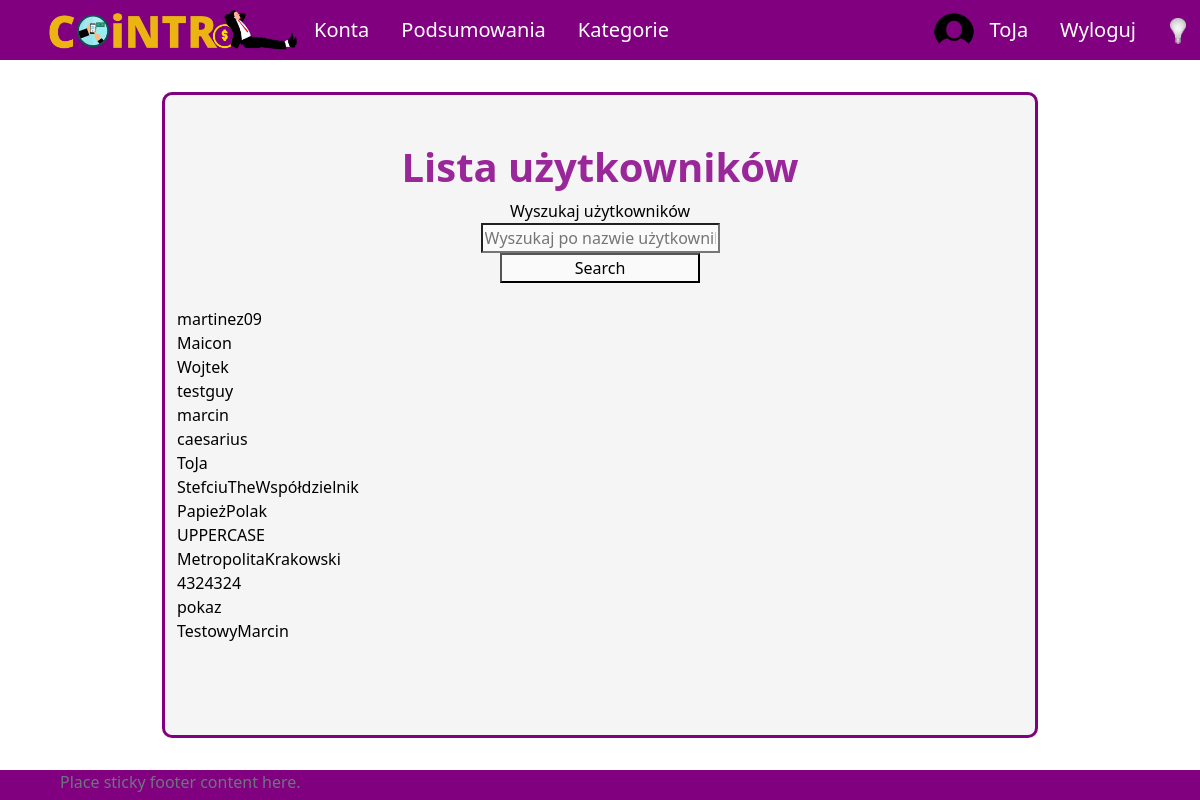
/profiles (signed in), run on the app's committed database.
### UsersApp/models.py (models this page shows, shortened)
class Profile(models.Model):
    user = models.OneToOneField(User, on_delete=models.CASCADE, null=True, blank=True)
    name = models.CharField(max_length=200, blank=True, null=True)
    email = models.EmailField(max_length=400, null=True, blank=True)
    username = models.CharField(max_length=200, blank=True, null=True)
    currency = models.ForeignKey('Currency', on_delete=models.SET_NULL, null=True)
    image = models.ImageField(null=True, blank=True)
    created = models.DateTimeField(auto_now_add=True)
    id = models.UUIDField(default=uuid.uuid4, unique=True,
                            primary_key=True, editable=False)

### UsersApp/views/user_views.py (the view)
# urls.py: path('profiles', views.allProfiles, name='profiles'),
@login_required(login_url='login')
def allProfiles(request):
    profiles = Profile.objects.all()
    search_query = ''
    if request.GET.get('search_query'):
        search_query = request.GET.get('search_query')
    profiles= Profile.objects.filter(username__icontains=search_query)
    context = {'search_query' : search_query, 'profiles' : profiles}
    return render(request, 'application/profiles-list.html', context)

### templates/application/profiles-list.html (shortened to what this page needs)
{% extends 'application/base.html' %}
{% block content %}
<div class="title">
    <h1>Lista użytkowników</h1>
</div>
<form method="GET" action="{% url 'profiles' %}">
    <label for="search-bar">Wyszukaj użytkowników </label>
    <input id="search-bar" type="text" name="search_query" value="{{search_query}}" placeholder="Wyszukaj po nazwie użytkownika" />
    <input type="submit" value="Search" />
</form>
<br />
{% for profile in profiles %}
    {{profile.username}}
    <br />
{% endfor%}
{% endblock %}

### templates/application/base.html (shortened to what this page needs)
{%load static%}
<!DOCTYPE html>
<html lang="pl">
<head>
    <link href="https://cdn.jsdelivr.net/npm/bootstrap@5.2.2/dist/css/bootstrap.min.css" rel="stylesheet">
    <link rel="stylesheet" type="text/css" href="{% static 'css/style.css' %}">
</head>
<body onload="checkColorMode()">
    <nav class="nav" id="navigation">
        {% if user.is_authenticated %}
        <ul class="nav justify-content-start">
            <li class="nav-item" id="logo-li"><a id="logo-link" class="nav-link" href="{% url 'home' %}">
                <img onmouseover="logoHover()" onmouseout="logoOut()" id="app-logo" src="{% static 'images/logo.png' %}">
            </a>
            <li class="nav-item mobile-menu"><a class="nav-link" href="{% url 'all-accounts' %}">Konta</a></li>
            <li class="nav-item mobile-menu"><a class="nav-link" href="{% url 'summary' %}">Podsumowania</a></li>
            <li class="nav-item mobile-menu"><a class="nav-link" href="{% url 'all-categories' %}">Kategorie</a></li>
        </ul>
        <ul class="nav justify-content-end user-image">
            <img src="{% static 'images/circle_user_image.png' %}", style="border-radius: 50%; width: 40px;">
            <li class="nav-item"><a class="nav-link" href="{% url 'profile' %}">{{ user.username }}</a></li>
            <li class="nav-item"><a class="nav-link" href="{% url 'logout' %}">Wyloguj</a></li>
        </ul>
        {% endif %}
        <button onclick="darkMode()" id="dark-mode-button"><img id="light-bulb" src="{% static 'images/bulb_off.png' %}" /></button>
    </nav>
    <div id = "site-content">
        {% block content %}
        {% endblock %}
    </div>
    <footer class="footer">
        <div class="container">
            <span class="text-muted">Place sticky footer content here.</span>
        </div>
    </footer>
</body>
</html>

### aplication/static/css/style.css (style rules this page uses)
body { background-color: white; color: black; }
#navigation { position: fixed; top: 0; width: 100%; z-index: 9; }
a.nav-link { color: white; font-size: 20px; }
ul.nav { align-items: center; }
nav.nav { height: 60px; background-color: purple; justify-content: space-between; padding-left: 4vw; padding-right: 4vw; }
#logo-link { padding: 0; }
#app-logo { width: 250px; }
#site-content { min-height: calc(100vh - 4vh - (60px + 4vh) - 30px); margin-top: calc(60px + 4vh); margin-bottom: 4vh; margin-left: 4vw; margin-right: 4vw; padding-left: 1vw; padding-right: 1vw; padding-top: 1vh; padding-bottom: 1vh; width:73%; margin:auto; margin-top: calc(60px + 4vh); margin-bottom: 4vh; border: 3px solid purple; border-radius: 10px; background-color: whitesmoke; position: relative; }
#dark-mode-button { position: absolute; top: 16px; left: 97%; float:right; }
#dark-mode-button > img { width: 16px; }
div.title { padding-top: 5vh; display: flex; align-items: center; flex-direction: column; }
div.title h1 { color: #9a279a; font-size: 40px; font-weight: bold; text-align: center; }
form { display: flex; flex-direction: column; align-items: center; }
select, input { min-width: 200px; background-color: rgba(255, 255, 255, 0.5); color: #000000; }
footer { height: 30px; background-color: purple; justify-content: space-between; padding-left: 4vw; padding-right: 4vw; }
button { background-color: rgba(0, 0, 0, 0); border: none; }

### data on the page
Profile: username "martinez09"
Profile: username "Maicon"
Profile: username "Wojtek"
Profile: username "testguy"
Profile: username "marcin"
Profile: username "caesarius"
Profile: username "ToJa"
Profile: username "StefciuTheWspółdzielnik"
Profile: username "PapieżPolak"
Profile: username "UPPERCASE"
Profile: username "MetropolitaKrakowski"
Profile: username "4324324"
Profile: username "pokaz"
Profile: username "TestowyMarcin"

### other printed values
{{ user.username }} "ToJa"
